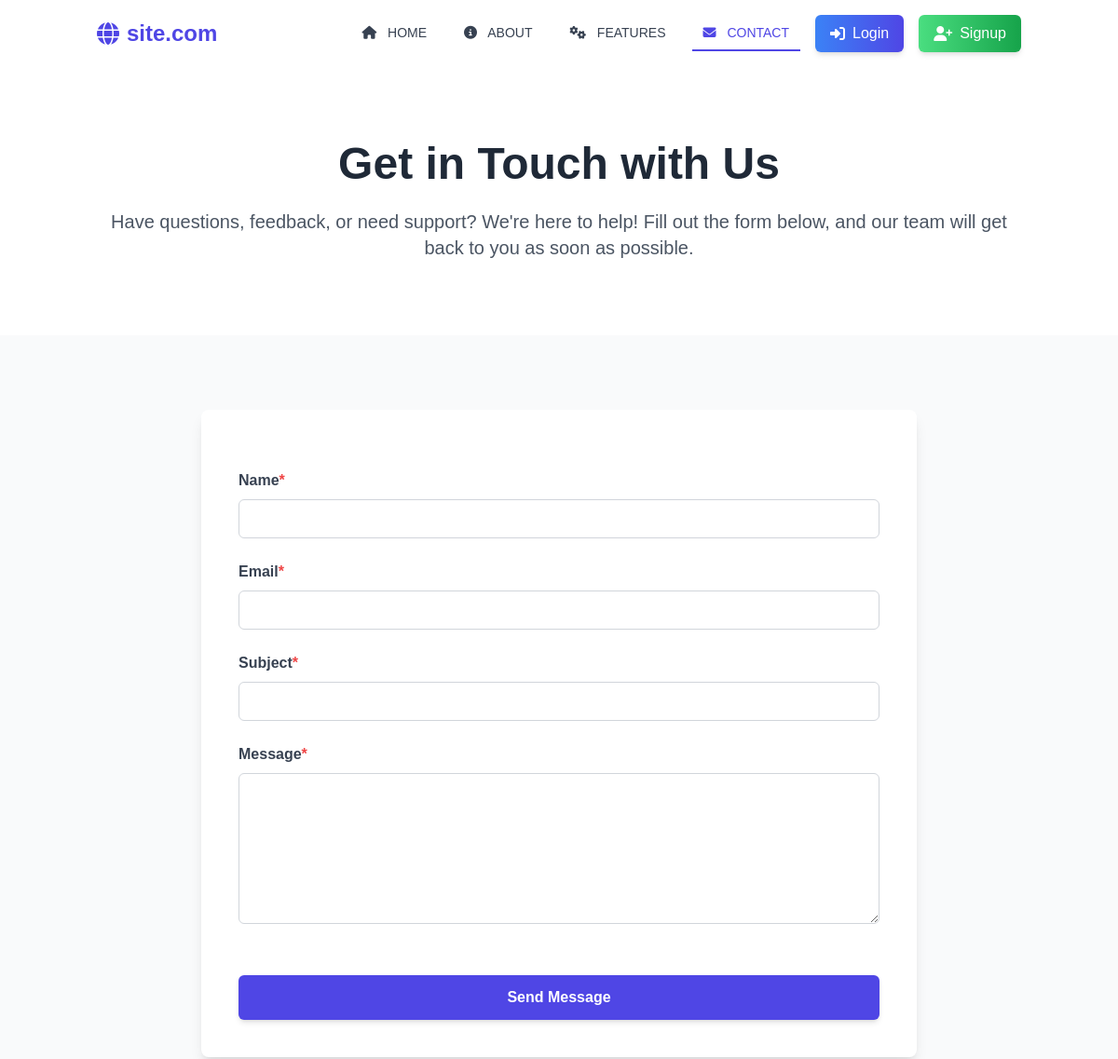
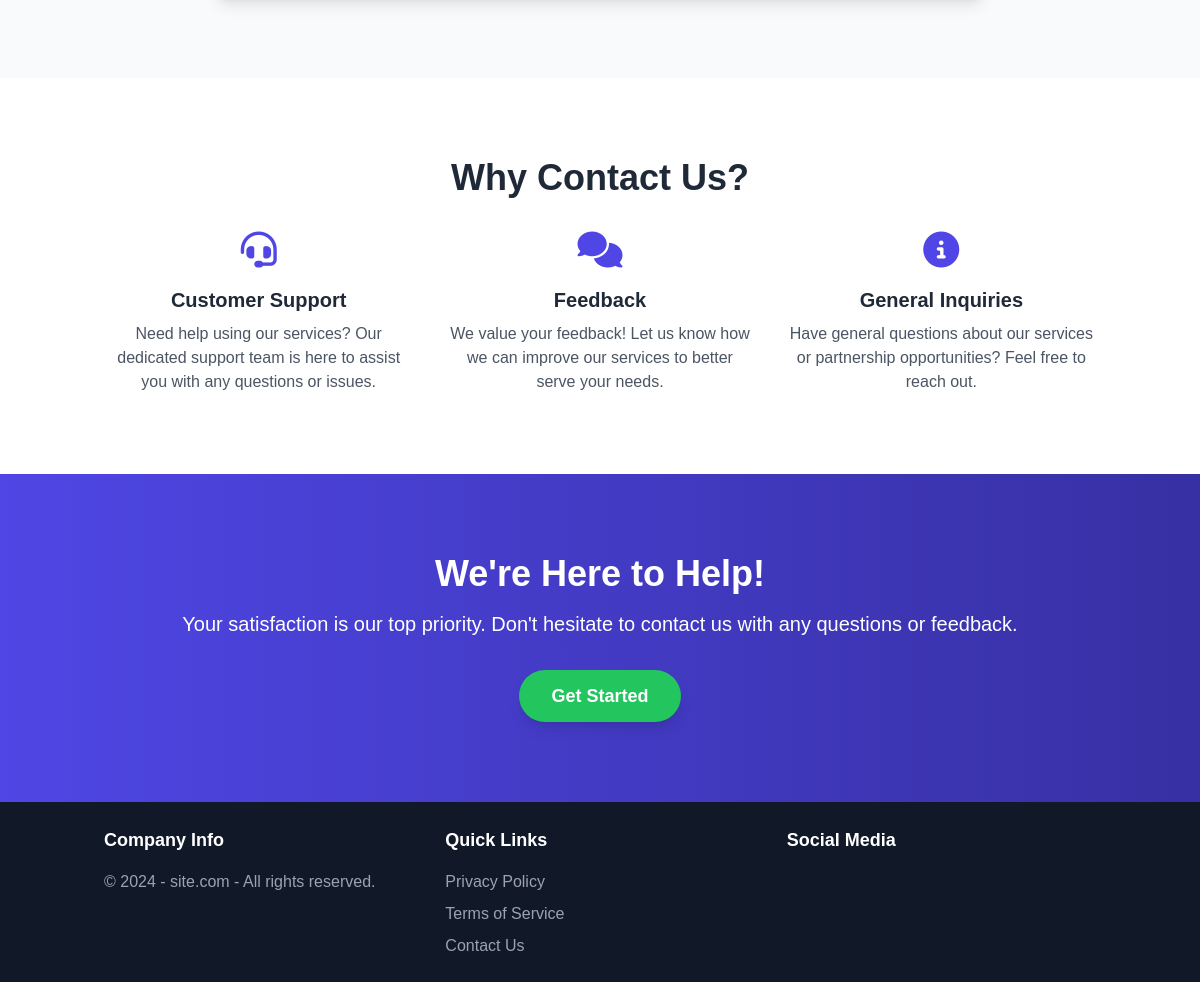
The app's page /contact.php, older data (2 pictures, top to bottom).
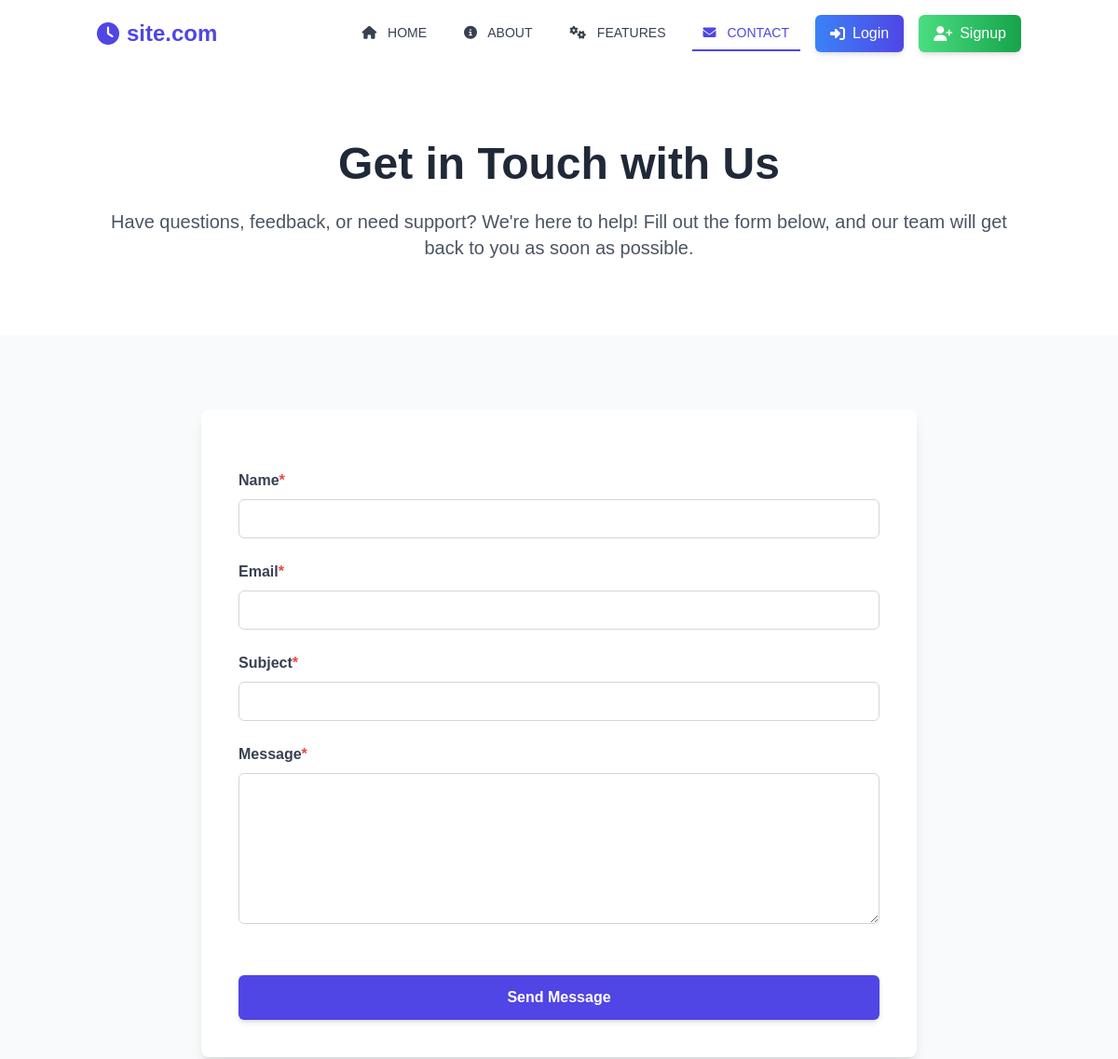
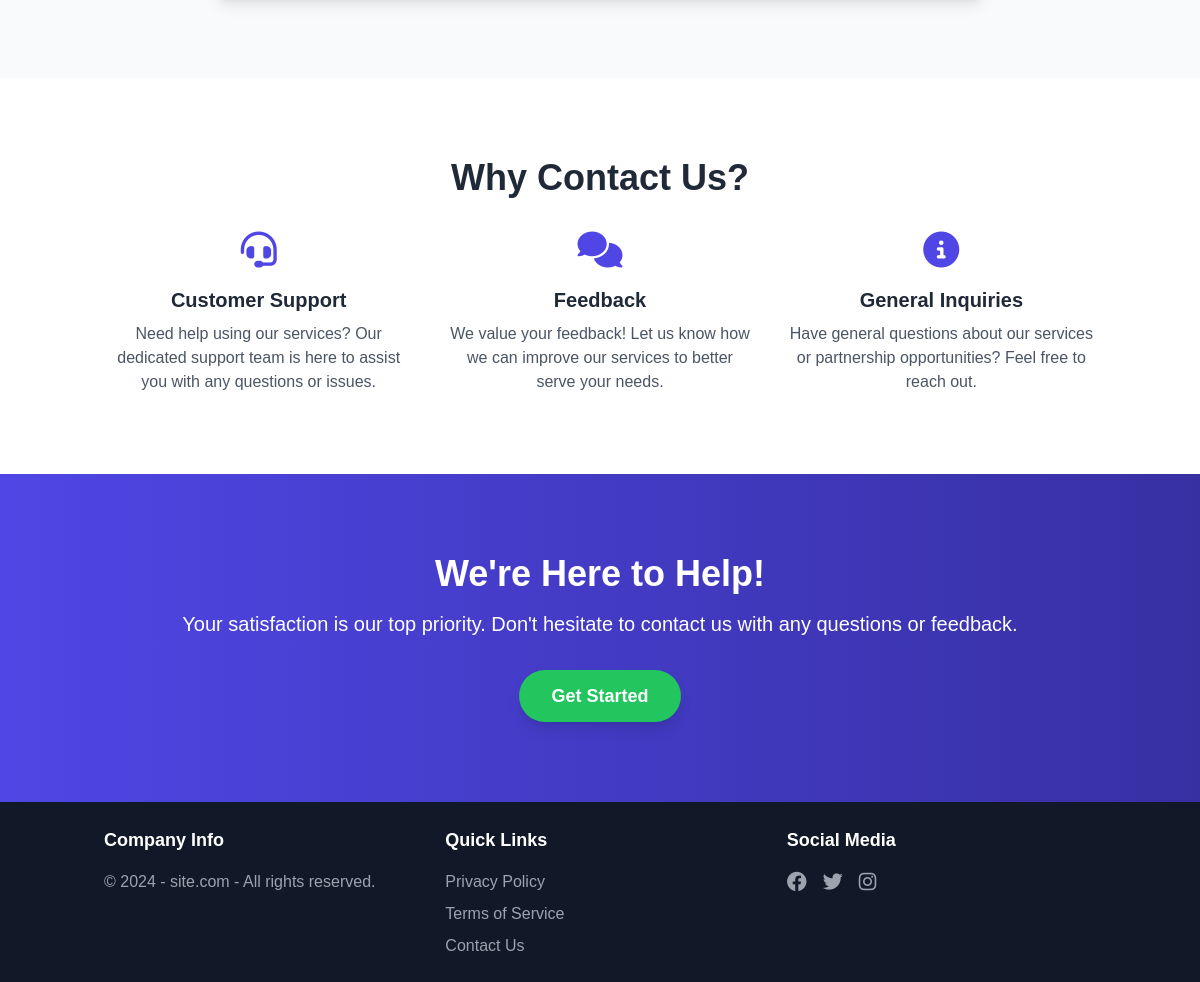
The same page, newer data (2 pictures, top to bottom).
### tables this page shows
CREATE TABLE `settings` (
  `id` int(11) NOT NULL,
  `site_name` varchar(255) NOT NULL,
  `site_icon` varchar(255) DEFAULT 'fas fa-globe',
  `contact_email` varchar(255) NOT NULL,
  `recaptcha_site_key` varchar(255) NOT NULL,
  `recaptcha_secret_key` varchar(255) NOT NULL,
  `price_gbp` decimal(10,2) DEFAULT NULL,
  `stripe_mode` enum('live','test') DEFAULT 'test',
  `stripe_test_secret_key` varchar(255) DEFAULT NULL,
  `stripe_test_publishable_key` varchar(255) DEFAULT NULL,
  `stripe_live_secret_key` varchar(255) DEFAULT NULL,
  `stripe_live_publishable_key` varchar(255) DEFAULT NULL,
  `facebook_link` varchar(255) DEFAULT NULL,
  `twitter_link` varchar(255) DEFAULT NULL,
  `instagram_link` varchar(255) DEFAULT NULL,
  `home_meta_title` varchar(255) DEFAULT NULL,
  `home_meta_description` text DEFAULT NULL
);

### includes/inc-functions.php (called while the page is built, shortened)
<?php
function isLoggedIn() {
    return isset($_SESSION['user_id']);
}
function getSiteSettings() {
    $db = DB::getInstance();
    $settings = $db->selectOne("SELECT * FROM settings WHERE id = 1") ?? [];
    $defaultSettings = [
        'site_name' => 'Your Site Name',
        'site_description' => 'Your site description.',
        'contact_email' => 'no-reply@example.com',
    ];
    return array_merge($defaultSettings, $settings);
}
function fullUrl() {
    try {
        $protocol = 'http';
        $host = $_SERVER['HTTP_HOST'] ?? 'localhost';
        $scriptDir = str_replace(basename($_SERVER['SCRIPT_NAME']), '', $_SERVER['SCRIPT_NAME']);
        return sprintf("%s://%s%s", $protocol, $host, $scriptDir);
    } catch(Exception $e) {
        error_log('Error generating full URL: ' . $e->getMessage());
        return '/';
    }
}
function isActive($page) {
    $current_page = basename($_SERVER['PHP_SELF']);
    if ($current_page === $page) {
        return 'text-indigo-600 px-3 py-2 text-sm font-medium uppercase border-b-2 border-indigo-600';
    } else {
        return 'text-gray-700 px-3 py-2 text-sm font-medium uppercase border-b-2 border-transparent hover:border-indigo-600 transition duration-300';
    }
}
?>

### includes/inc-DB.php (called while the page is built, shortened)
<?php
class DB
{
    private static $instance;
    private $pdo;
    public static function getInstance() {
        if (is_null(self::$instance)) {
            self::$instance = new DB();
        }
        return self::$instance;
    }
    private function __construct() {
        try {
            $this->pdo = new PDO(
                sprintf('%s:host=%s;dbname=%s',
                    DRIVER,
                    HOST,
                    DATA
                ),
                USER,
                PASS,
                array(
                    PDO::MYSQL_ATTR_USE_BUFFERED_QUERY => true,
                    PDO::ATTR_ERRMODE => PDO::ERRMODE_EXCEPTION,
                    PDO::MYSQL_ATTR_INIT_COMMAND => 'SET NAMES utf8mb4; SET CHARACTER SET utf8mb4;'
                )
            );
        } catch (Exception $ex) {
            throw new Exception('Cannot connect to the database.');
        }
    }
    public function select($query, array $params = [], $fetchType = PDO::FETCH_ASSOC) {
        $command = $this->pdo->prepare($query);
        if (!$command->execute()) {
            throw new Exception('DB::select(): Can\'t execute query.');
        }
        return $command->fetchAll($fetchType);
    }
    public function selectOne($query, array $params = [], $fetchType = PDO::FETCH_ASSOC) {
        $rows = $this->select($query, $params, $fetchType);
        return array_shift($rows);
    }
}
?>

### contact.php (the view, shortened to what this page needs)
<?php
require_once(__DIR__ . "/includes/inc-functions.php");
$siteSettings = getSiteSettings();
include(__DIR__ . "/includes/inc-header.php");
?>
<section class="py-20 bg-white">
    <div class="container mx-auto px-4 text-center">
        <h1 class="text-4xl md:text-5xl font-bold text-gray-800 mb-6">Get in Touch with Us</h1>
        <p class="text-lg md:text-xl text-gray-600">
            Have questions, feedback, or need support? We're here to help! Fill out the form below, and our team will get back to you as soon as possible.
        </p>
    </div>
</section>
<section class="py-20 bg-gray-50">
    <div class="container mx-auto px-4">
        <div class="max-w-3xl mx-auto bg-white p-10 rounded-lg shadow-lg">
            <form action="" method="POST" class="space-y-6">
                <div>
                    <label for="name" class="block text-gray-700 font-semibold mb-2">Name<span class="text-red-500">*</span></label>
                    <input type="text" id="name" name="name" value="<?= htmlspecialchars($_POST['name'] ?? ''); ?>" required
                        class="w-full px-4 py-2 border <?= !empty($errors['name_err']) ? 'border-red-500' : 'border-gray-300'; ?> rounded-md focus:outline-none focus:ring-2 focus:ring-indigo-500">
                </div>
                <div>
                    <label for="email" class="block text-gray-700 font-semibold mb-2">Email<span class="text-red-500">*</span></label>
                    <input type="email" id="email" name="email" value="<?= htmlspecialchars($_POST['email'] ?? ''); ?>" required
                        class="w-full px-4 py-2 border <?= !empty($errors['email_err']) ? 'border-red-500' : 'border-gray-300'; ?> rounded-md focus:outline-none focus:ring-2 focus:ring-indigo-500">
                </div>
                <div>
                    <label for="subject" class="block text-gray-700 font-semibold mb-2">Subject<span class="text-red-500">*</span></label>
                    <input type="text" id="subject" name="subject" value="<?= htmlspecialchars($_POST['subject'] ?? ''); ?>" required
                        class="w-full px-4 py-2 border <?= !empty($errors['subject_err']) ? 'border-red-500' : 'border-gray-300'; ?> rounded-md focus:outline-none focus:ring-2 focus:ring-indigo-500">
                </div>
                <div>
                    <label for="message" class="block text-gray-700 font-semibold mb-2">Message<span class="text-red-500">*</span></label>
                    <textarea id="message" name="message" rows="6" required
                        class="w-full px-4 py-2 border <?= !empty($errors['message_err']) ? 'border-red-500' : 'border-gray-300'; ?> rounded-md focus:outline-none focus:ring-2 focus:ring-indigo-500"><?= htmlspecialchars($_POST['message'] ?? ''); ?></textarea>
                </div>
                <div>
                    <button type="submit"
                        class="w-full bg-indigo-600 hover:bg-indigo-700 text-white font-semibold py-3 px-6 rounded-md shadow-md transition duration-300">
                        Send Message
                    </button>
                </div>
            </form>
        </div>
    </div>
</section>
<section class="py-20 bg-white">
    <div class="container mx-auto px-4">
        <h2 class="text-3xl md:text-4xl font-bold text-gray-800 text-center mb-8">Why Contact Us?</h2>
        <div class="grid grid-cols-1 md:grid-cols-3 gap-8">
            <div class="text-center">
                <i class="fas fa-headset text-indigo-600 text-4xl mb-4"></i>
                <h3 class="text-xl font-semibold text-gray-800 mb-2">Customer Support</h3>
                <p class="text-gray-600">
                    Need help using our services? Our dedicated support team is here to assist you with any questions or issues.
                </p>
            </div>
            <div class="text-center">
                <i class="fas fa-comments text-indigo-600 text-4xl mb-4"></i>
                <h3 class="text-xl font-semibold text-gray-800 mb-2">Feedback</h3>
                <p class="text-gray-600">
                    We value your feedback! Let us know how we can improve our services to better serve your needs.
                </p>
            </div>
            <div class="text-center">
                <i class="fas fa-info-circle text-indigo-600 text-4xl mb-4"></i>
                <h3 class="text-xl font-semibold text-gray-800 mb-2">General Inquiries</h3>
                <p class="text-gray-600">
                    Have general questions about our services or partnership opportunities? Feel free to reach out.
                </p>
            </div>
        </div>
    </div>
</section>
<section class="py-20 bg-gradient-to-r from-indigo-600 to-indigo-800 text-white">
    <div class="container mx-auto px-4 text-center">
        <h2 class="text-3xl md:text-4xl font-bold mb-4">We're Here to Help!</h2>
        <p class="text-lg md:text-xl mb-8">
            Your satisfaction is our top priority. Don't hesitate to contact us with any questions or feedback.
        </p>
        <a href="<?= htmlspecialchars(fullUrl() . 'signup.php', ENT_QUOTES, 'UTF-8'); ?>" class="inline-block bg-green-500 hover:bg-green-600 text-white font-semibold py-3 px-8 rounded-full text-lg shadow-lg transition duration-300">
            Get Started
        </a>
    </div>
</section>
<?php
    include(__DIR__ . "/includes/inc-footer.php");
?>

### includes/inc-header.php (shortened to what this page needs)
<?php
require_once(__DIR__ . '/inc-functions.php');
$siteSettings = getSiteSettings();
?>
<!DOCTYPE html>
<html lang="en">
<head>
    <script src="https://cdn.tailwindcss.com"></script>
    <link href="https://cdnjs.cloudflare.com/ajax/libs/font-awesome/6.4.0/css/all.min.css" rel="stylesheet">
    <link rel="stylesheet" href="<?= htmlspecialchars(fullUrl() . 'css/style.css', ENT_QUOTES, 'UTF-8'); ?>">
</head>
<body class="bg-gray-100 min-h-screen flex flex-col">
    <header>
        <nav class="bg-white shadow-lg">
            <div class="container mx-auto px-4 py-4 flex justify-between items-center">
                <div class="text-2xl font-bold text-indigo-600 flex items-center">
                    <a href="<?= htmlspecialchars(fullUrl(), ENT_QUOTES, 'UTF-8'); ?>" class="flex items-center">
                        <i class="<?= htmlspecialchars($siteSettings['site_icon'] ?? 'fas fa-globe', ENT_QUOTES, 'UTF-8'); ?> mr-2"></i>
                        <?= htmlspecialchars($siteSettings['site_name'] ?? 'My SaaS Application', ENT_QUOTES, 'UTF-8'); ?>
                    </a>
                </div>
                <div class="hidden md:flex space-x-4 items-center">
                    <?php if (!isLoggedIn()): ?>
                        <a href="<?= htmlspecialchars(fullUrl(), ENT_QUOTES, 'UTF-8'); ?>" class="<?= htmlspecialchars(isActive('index.php'), ENT_QUOTES, 'UTF-8'); ?>">
                            <i class="fas fa-home mr-2"></i> Home
                        </a>
                        <a href="<?= htmlspecialchars(fullUrl() . 'about.php', ENT_QUOTES, 'UTF-8'); ?>" class="<?= htmlspecialchars(isActive('about.php'), ENT_QUOTES, 'UTF-8'); ?>">
                            <i class="fas fa-info-circle mr-2"></i> About
                        </a>
                        <a href="<?= htmlspecialchars(fullUrl() . 'features.php', ENT_QUOTES, 'UTF-8'); ?>" class="<?= htmlspecialchars(isActive('features.php'), ENT_QUOTES, 'UTF-8'); ?>">
                            <i class="fas fa-cogs mr-2"></i> Features
                        </a>
                        <a href="<?= htmlspecialchars(fullUrl() . 'contact.php', ENT_QUOTES, 'UTF-8'); ?>" class="<?= htmlspecialchars(isActive('contact.php'), ENT_QUOTES, 'UTF-8'); ?>">
                            <i class="fas fa-envelope mr-2"></i> Contact
                        </a>
                        <button class="bg-gradient-to-r from-blue-500 to-indigo-600 text-white py-2 px-4 rounded-md shadow-md hover:from-blue-600 hover:to-indigo-700 transition flex items-center"
                                onclick="window.location.href='<?= htmlspecialchars(fullUrl() . 'login.php', ENT_QUOTES, 'UTF-8'); ?>'">
                            <i class="fas fa-sign-in-alt mr-2"></i> Login
                        </button>
                        <button class="bg-gradient-to-r from-green-400 to-green-600 text-white py-2 px-4 rounded-md shadow-md hover:from-green-500 hover:to-green-700 transition flex items-center"
                                onclick="window.location.href='<?= htmlspecialchars(fullUrl() . 'signup.php', ENT_QUOTES, 'UTF-8'); ?>'">
                            <i class="fas fa-user-plus mr-2"></i> Signup
                        </button>
                    <?php endif; ?>
                </div>
            </div>
        </nav>
    </header>

### includes/inc-footer.php (shortened to what this page needs)
<footer class="bg-gray-900 text-white mt-auto">
    <div class="container mx-auto px-4 py-6">
        <div class="grid grid-cols-1 md:grid-cols-3 gap-8 text-center md:text-left">
            <div>
                <h3 class="text-lg font-semibold text-white mb-4">Company Info</h3>
                <p class="text-gray-400">
                    &copy; <?= date('Y'); ?> - <a href="<?= htmlspecialchars(fullUrl(), ENT_QUOTES, 'UTF-8'); ?>" class="hover:text-white"><?= htmlspecialchars($siteSettings['site_name'] ?? 'My SaaS Application', ENT_QUOTES, 'UTF-8'); ?></a> - All rights reserved.
                </p>
            </div>
            <div>
                <h3 class="text-lg font-semibold text-white mb-4">Quick Links</h3>
                <div class="flex flex-col space-y-2">
                    <a href="<?= htmlspecialchars(fullUrl() . 'privacy-policy.php', ENT_QUOTES, 'UTF-8'); ?>" class="text-gray-400 hover:text-white transition duration-300">Privacy Policy</a>
                    <a href="<?= htmlspecialchars(fullUrl() . 'terms-of-service.php', ENT_QUOTES, 'UTF-8'); ?>" class="text-gray-400 hover:text-white transition duration-300">Terms of Service</a>
                    <a href="<?= htmlspecialchars(fullUrl() . 'contact.php', ENT_QUOTES, 'UTF-8'); ?>" class="text-gray-400 hover:text-white transition duration-300">Contact Us</a>
                </div>
            </div>
            <div>
                <h3 class="text-lg font-semibold text-white mb-4">Social Media</h3>
                <div class="flex space-x-4">
                    <?php if (!empty($siteSettings['facebook_link'])): ?>
                        <a href="<?= htmlspecialchars($siteSettings['facebook_link'], ENT_QUOTES, 'UTF-8'); ?>" class="text-gray-400 hover:text-white transition duration-300">
                            <i class="fab fa-facebook fa-lg"></i>
                        </a>
                    <?php endif; ?>
                    <?php if (!empty($siteSettings['twitter_link'])): ?>
                        <a href="<?= htmlspecialchars($siteSettings['twitter_link'], ENT_QUOTES, 'UTF-8'); ?>" class="text-gray-400 hover:text-white transition duration-300">
                            <i class="fab fa-twitter fa-lg"></i>
                        </a>
                    <?php endif; ?>
                    <?php if (!empty($siteSettings['instagram_link'])): ?>
                        <a href="<?= htmlspecialchars($siteSettings['instagram_link'], ENT_QUOTES, 'UTF-8'); ?>" class="text-gray-400 hover:text-white transition duration-300">
                            <i class="fab fa-instagram fa-lg"></i>
                        </a>
                    <?php endif; ?>
                </div>
            </div>
        </div>
    </div>
</footer>
</body>
</html>

### css/style.css (style rules this page uses)
body { font-family: 'Poppins', sans-serif; }

Row changes from the older to the newer data that the page shows:
changed settings "site.com": site_icon "fas fa-globe" → "fas fa-clock" (drawn); twitter_link empty → "https://x.com/" (drawn)
